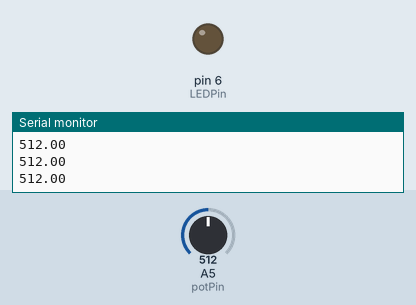
Recording of a sketch running on a simulated Arduino Uno, built with avr-gcc and run on an emulated ATmega328P. Parts: output pins drawn as LEDs (lit = HIGH), the last lines printed to the serial monitor. The inputs (shaded band) are chosen by the test bench; at power-on: A5 (potPin) = 512.

Above: at 1.2 s.
1.3 s: A5 (potPin) set to 985
2.8 s: A5 (potPin) set to 1016
At 3.4 s:
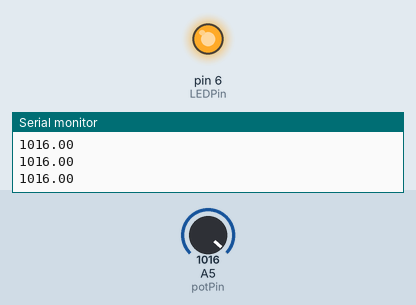
4.3 s: A5 (potPin) set to 990
At 4.9 s:
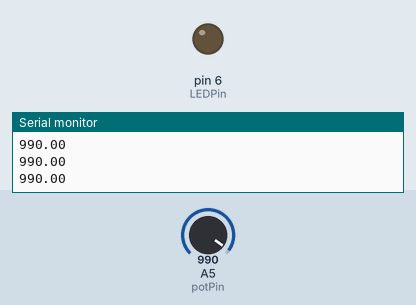
5.9 s: A5 (potPin) set to 1010
At 6.9 s:
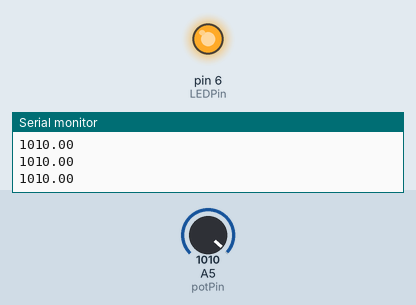
Timing chart, 0 to 8.4 s (numbered marks = the images above; inputs shaded):
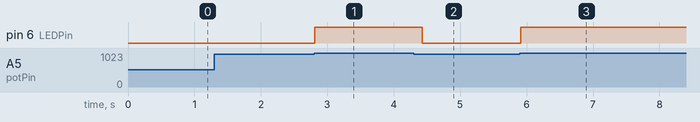

The sketch:

T17_Understanding_Arduino_While_Loops.ino
```cpp
float potVal;
int delayTime = 100;
int potPin = A5;
int LEDPin = 6;
float LEDVal = 0;
void setup() {
  // put your setup code here, to run once:
Serial.begin(9600);
pinMode(potPin,INPUT);
pinMode(LEDPin,OUTPUT);
}

void loop() {
  // put your main code here, to run repeatedly:
  potVal = analogRead(potPin);
  Serial.println(potVal);
  while(potVal>1000){
    digitalWrite(LEDPin,HIGH);
    potVal=analogRead(potPin);
    Serial.println(potVal);
    delay(delayTime);
  }
  digitalWrite(LEDPin,LOW);
}
```

Measured:
- the behaviour switches between 1000 and 1001 on A5 (potPin) (found by bisection; images 0 and 1)
- after the input at 2.8 s, pin 6 (LEDPin): LOW → HIGH at once
- after the input at 4.3 s, pin 6 (LEDPin): HIGH → LOW after 0.13 s
- after the input at 5.9 s, pin 6 (LEDPin): LOW → HIGH at once
